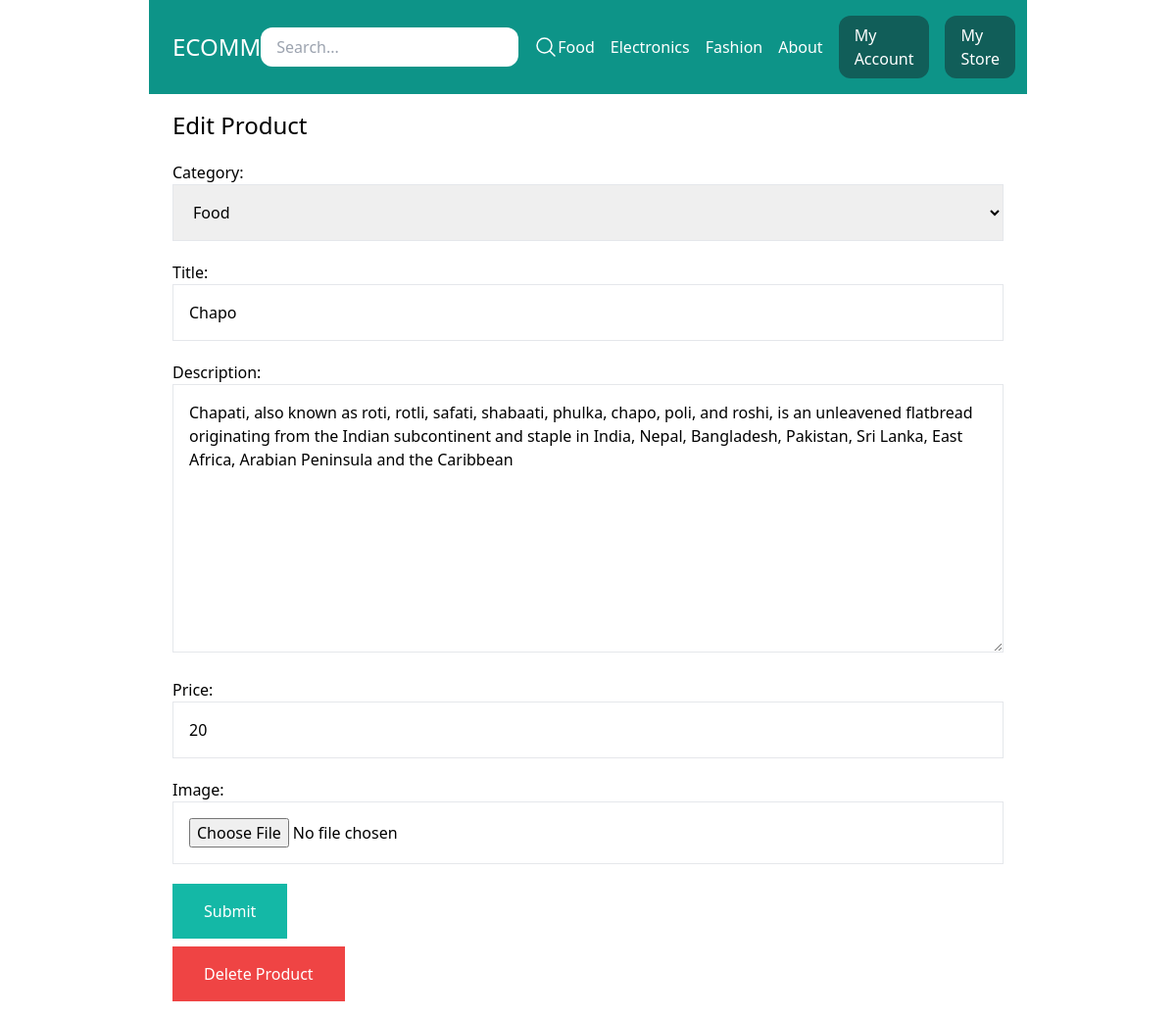
Before: /my-store/edit-product/5/ (signed in) with the older database file.
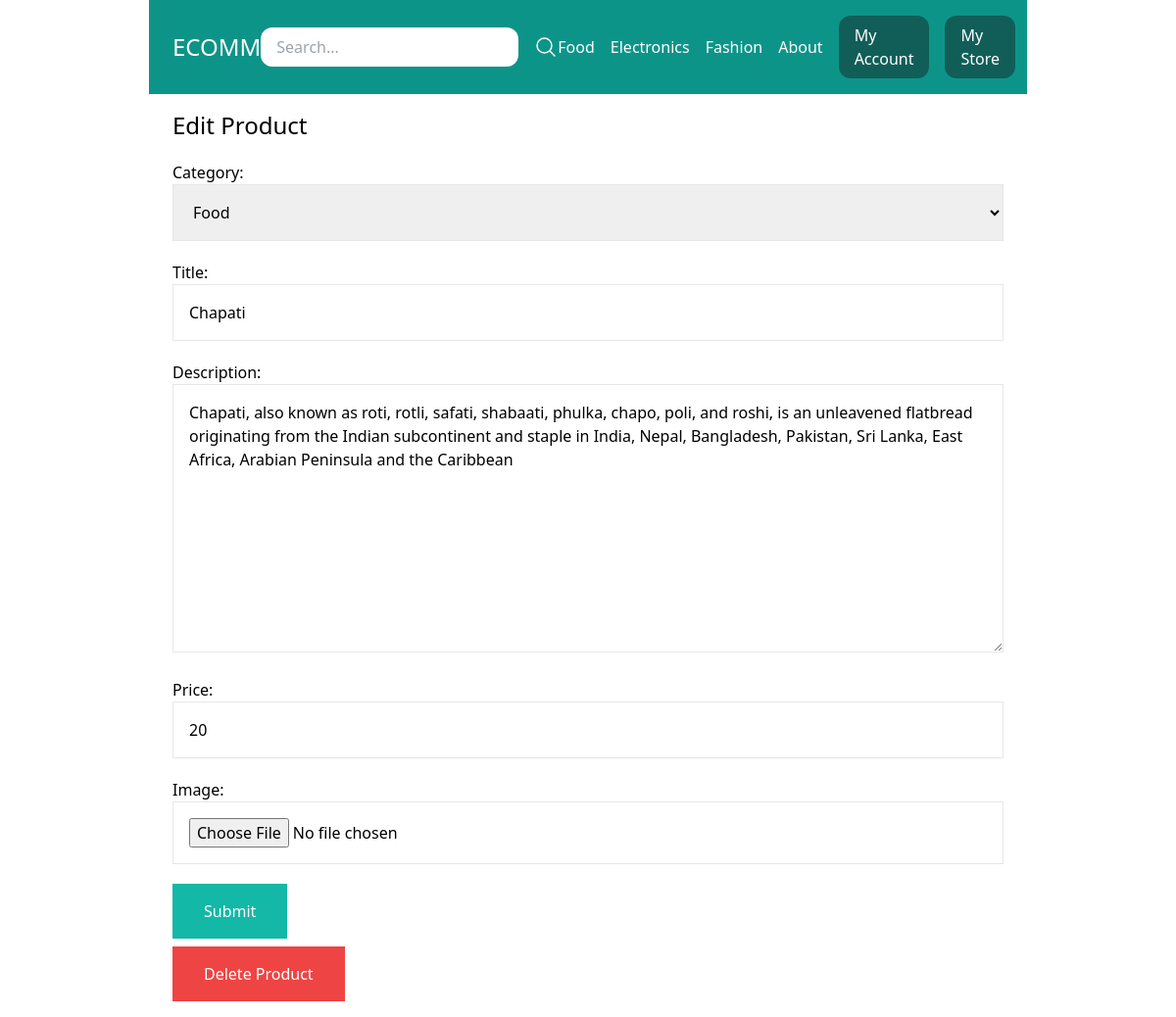
After: the same page with the newer database file.
### store/models.py (models this page shows, shortened)
class Category(models.Model):
    title = models.CharField(max_length=50)
    slug = models.SlugField(max_length=50)
    class Meta:
        verbose_name_plural = 'Categories'
    def __str__(self):
        return self.title

class Product(models.Model):
    category = models.ForeignKey(Category, related_name='products', on_delete=models.CASCADE)
    user = models.ForeignKey(User, related_name='products', on_delete=models.CASCADE)
    title = models.CharField(max_length=50)
    slug = models.SlugField(max_length=50)
    description = models.TextField(max_length=300, blank=True, null=True)
    price = models.IntegerField()
    image = models.ImageField(upload_to='uploads/product_images/', blank=True, null=True)
    created_at = models.DateTimeField(auto_now_add=True)
    updated_at = models.DateTimeField(auto_now=True)
    DRAFT = 'draft'
    WAITING_APPROVAL = 'waiting_approval'
    ACTIVE = 'active'
    DELETED = 'deleted'
    STATUS_CHOICES = (
        (DRAFT, 'Draft'),
        (WAITING_APPROVAL, 'Waiting Approval'),
        (ACTIVE, 'Active'),
        (DELETED, 'Deleted'),
    )
    status = models.CharField(max_length=50, choices=STATUS_CHOICES, default=ACTIVE)
    class Meta:
        ordering = ('-created_at', )

### userprofile/views.py (the view)
# urls.py: path('my-store/edit-product/<int:pk>/', views.editProduct, name='edit_product'),
@login_required
def editProduct(request, pk):
    product = Product.objects.filter(user=request.user).get(pk=pk)
    if request.method == 'POST':
        form = ProductForm(request.POST, request.FILES, instance=product)
        if form.is_valid():
            form.save()
            messages.success(request, "Product saved successfully")
            return redirect('my_store')
    else:
        form = ProductForm(instance=product)
    return render(request, 'userprofile/add_product.html', {
        'title': 'Edit Product',
        'product': product,
        'form': form
        })

### store/forms.py
class ProductForm(forms.ModelForm):
    class Meta:
        model = Product
        fields = ('category', 'title', 'description', 'price', 'image', )
        widgets = {
            'category': forms.Select(attrs={
                'class': 'w-full p-4 border border-gray-200'
            }),
            'title': forms.TextInput(attrs={
                'class': 'w-full p-4 border border-gray-200'
            }),
            'description': forms.Textarea(attrs={
                'class': 'w-full p-4 border border-gray-200'
            }),
            'price': forms.TextInput(attrs={
                'class': 'w-full p-4 border border-gray-200'
            }),
            'image': forms.FileInput(attrs={
                'class': 'w-full p-4 border border-gray-200'
            })
        }

### store/templatetags/menu.py (called while the page is built)
@register.inclusion_tag('core/menu.html')
def menu():
    categories  = Category.objects.all()
    return {'categories': categories}

### userprofile/templates/userprofile/add_product.html (shortened to what this page needs)
{% extends 'core/base.html' %}
{% block content %}
    <h1 class="text-2xl">{{title}}</h1>
    <form method="post" action="." enctype="multipart/form-data" class="space-y-5">
        {{form.as_p}}
        <button class="py-4 px-8 bg-teal-500 text-white hover:bg-teal-800">Submit</button>
    </form>
    {% if product %}
        <a href="{% url 'delete_product' product.id %}" class="mt-2 inline-block py-4 px-8 bg-red-500 text-white">Delete Product</a></div>
    {% endif %}
{% endblock %}

### core/templates/core/menu.html
{% for category in categories %}
    <a href="{% url 'category_detail' category.slug %}" class="text-white">{{category.title}}</a>
{% endfor %}
<a href="{% url 'aboutpage' %}" class="text-white">About</a>

Changed rows visible on the page:
changed through a linked row, Category "Food": title "Chapo" → "Chapati"
